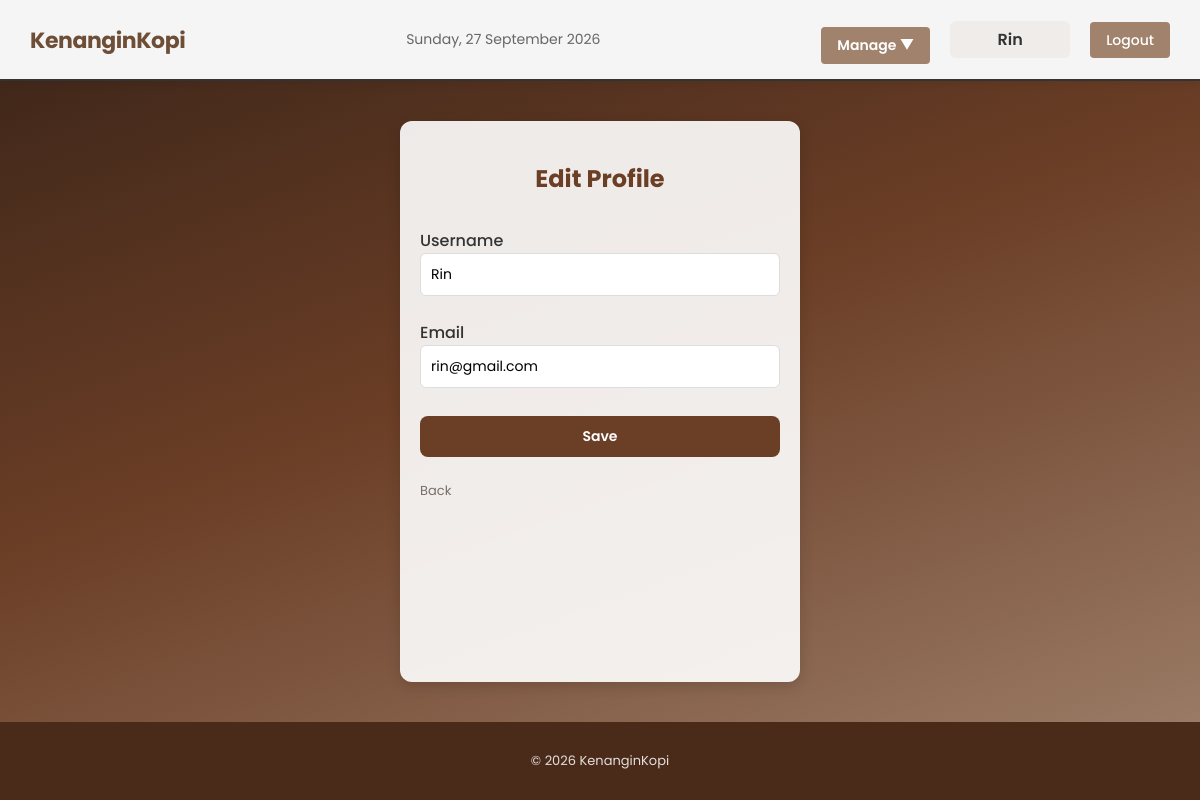
/edit_profile.php (signed in), run on the app's committed database.
### tables this page shows
CREATE TABLE users (
  UserID char(5) NOT NULL,
  UserFullName varchar(50) NOT NULL,
  UserName varchar(50) NOT NULL,
  UserEmail varchar(50) NOT NULL,
  UserPassword varchar(100) NOT NULL,
  UserRole char(6) NOT NULL DEFAULT 'User'
);

### edit_profile.php (the view, shortened to what this page needs)
<?php
require_once __DIR__ . '/inc/db.php';
$page_css = 'assets/css/edit_profile.css';
require_once __DIR__ . '/inc/header.php';
?>
<h2>Edit Profile</h2>
<form method="post">
  <label>Username <input type="text" name="username" value="<?=htmlspecialchars($user['UserName'])?>"></label>
  <label>Email <input type="email" name="email" value="<?=htmlspecialchars($user['UserEmail'])?>"></label>
  <button type="submit">Save</button>
  <a href="profile.php" class="small">Back</a>
</form>
<?php require_once __DIR__ . '/inc/footer.php'; ?>

### inc/header.php (shortened to what this page needs)
<?php
require_once __DIR__ . '/db.php';
$base_path = (strpos($_SERVER['REQUEST_URI'], '/admin/') !== false) ? '../' : '';
$user = null;
if (!empty($_SESSION['user_id'])) {
    $stmt = $mysqli->prepare("SELECT UserID, UserFullName, UserName, UserEmail, UserRole FROM Users WHERE UserID = ?");
    $stmt->bind_param("s", $_SESSION['user_id']);
    $stmt->execute();
    $user_res = $stmt->get_result();
    $user = $user_res->fetch_assoc();
}
$today = date('l, d F Y');
?>
<!doctype html>
<html>
<head>
  <link rel="stylesheet" href="<?=$base_path?>assets/css/base.css">
  <?php if (isset($page_css)): ?>
  <link rel="stylesheet" href="<?=$page_css?>">
  <?php endif; ?>
</head>
<body>
  <header class="main-header">
    <div class="brand"><a href="<?=$base_path?>index.php">KenanginKopi</a></div>
    <div class="date"><?=$today?></div>
    <nav>
      <ul>
        <?php if (!$user): ?>
          <li><a href="<?=$base_path?>login.php">Login</a></li>
        <?php elseif ($user['UserRole'] === 'Admin'): ?>
          <li class="dropdown">
            <button class="dropdown-btn">Manage ▼</button>
          </li>
          <li><span class="user-name"><?=htmlspecialchars($user['UserName'])?></span></li>
          <li><a href="<?=$base_path?>logout.php" class="logout-btn">Logout</a></li>
        <?php endif; ?>
      </ul>
    </nav>
  </header>
  <main class="container">

### assets/css/base.css (style rules this page uses)
:root { --accent: #6b3e26; --accent-dark: #4a2a19; --accent-light: #a0826d; --cream: #f7f1ea; --text: #2b211c; --muted: #7a6f68; --danger: #c0392b; --success: #2e7d32; --radius: 12px; }
* { box-sizing: border-box; }
html, body { height: 100%; }
body { font-family: 'Poppins', Inter, ui-sans-serif, system-ui, Arial, Helvetica, sans-serif; margin: 0; color: var(--text); display: flex; flex-direction: column; min-height: 100vh; background: linear-gradient(160deg, #3a2418 0%, #6b3e26 45%, #a0826d 100%); background-attachment: fixed; }
.container { padding: 20px; max-width: 800px; margin: 0 auto; width: 100%; flex: 1 0 auto; }
.main-header { display: flex; align-items: center; justify-content: space-between; padding: 14px 24px; background: rgba(255, 255, 255, 0.92); border-bottom: 1px solid #ecdfd3; backdrop-filter: blur(6px); position: sticky; top: 0; z-index: 10; box-shadow: 0 2px 8px rgba(0,0,0,0.06); }
.brand a { font-size: 22px; color: var(--accent); text-decoration: none; font-weight: 700; letter-spacing: -0.02em; }
nav ul { list-style: none; margin: 0; padding: 0; display: flex; gap: 8px; align-items: center; }
nav li { border-radius: 8px; }
nav a { color: var(--text); text-decoration: none; padding: 8px 12px; border-radius: 8px; font-weight: 500; transition: background 0.15s ease, color 0.15s ease; }
.date { color: var(--muted); font-size: 13px; }
h2 { color: var(--accent-dark); }
button, input[type="submit"], .btn { background: var(--accent); color: #fff; border: none; padding: 9px 16px; border-radius: 8px; cursor: pointer; font-family: inherit; font-weight: 600; font-size: 14px; transition: background 0.15s ease, transform 0.1s ease, box-shadow 0.15s ease; }
form label { display: block; margin: 8px 0; color: var(--text); }
input[type="text"], input[type="email"], input[type="password"], select, input[type="number"] { padding: 9px 10px; border-radius: 8px; border: 1px solid #ddd; width: 100%; font-family: inherit; font-size: 14px; transition: border-color 0.15s ease, box-shadow 0.15s ease; }
.small { font-size: 13px; color: var(--muted); }

### assets/css/edit_profile.css (style rules this page uses)
.container { padding: 20px; max-width: 400px; margin: 40px auto; background: rgba(255, 255, 255, 0.90); border-radius: 12px; box-shadow: 0 4px 14px rgba(0,0,0,0.15); }
h2 { color: var(--accent); margin-bottom: 24px; text-align: center; }
form { display: flex; flex-direction: column; gap: 12px; }
form label { display: block; margin-bottom: 4px; font-weight: 500; color: #333; }
input[type="text"], input[type="email"] { padding: 10px; border: 1px solid #ddd; border-radius: 6px; font-size: 14px; }
button { margin-top: 12px; padding: 10px; font-size: 14px; font-weight: 600; }
.small { display: inline-block; margin-top: 12px; color: var(--muted); text-decoration: none; }

### inc/header.php (style rules this page uses)
.main-header { display: flex; justify-content: space-between; align-items: center; padding: 15px 30px; background: #f5f5f5; border-bottom: 2px solid #333; }
.brand { font-size: 24px; font-weight: bold; color: #6f4e37; }
.brand a { text-decoration: none; color: #6f4e37; }
.date { color: #666; font-size: 14px; }
nav ul { display: flex; gap: 20px; list-style: none; margin: 0; padding: 0; align-items: center; }
nav a, nav button { text-decoration: none; color: #333; font-size: 14px; padding: 8px 12px; }
.dropdown { position: relative; display: inline-block; }
.dropdown-btn { background: #a0826d; color: white; padding: 8px 16px; border: none; border-radius: 4px; cursor: pointer; font-size: 14px; }
.logout-btn { background: #a0826d; color: white; padding: 8px 16px; border: none; border-radius: 4px; cursor: pointer; font-size: 14px; text-decoration: none; }
.user-name { color: #333; font-size: 16px; font-weight: 600; padding: 6px 10px; background: rgba(160,128,109,0.08); border-radius: 6px; min-width: 120px; text-align: center; display: inline-block; }

### data on the page
users: UserName "Rin", username "Rin", email "rin@gmail.com"
